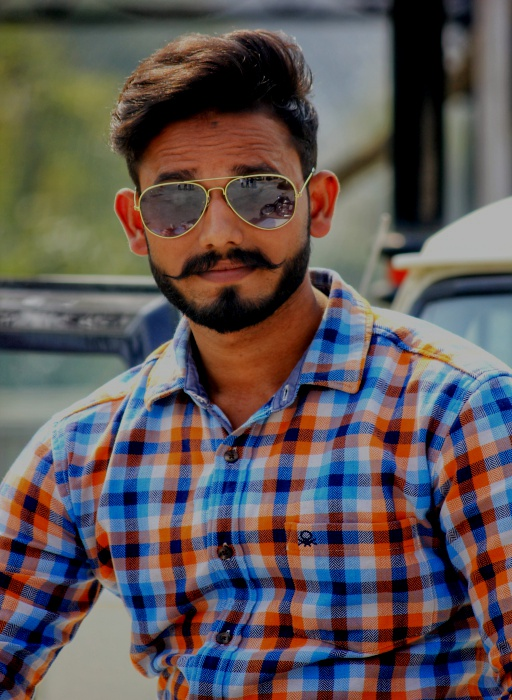
#> input picture data/Subtracted Image decrease in brightness.jpeg, 512 x 700 px
$ python 'whatsapp crop.py'
#> lines starting #> are read from the running program, lines starting #| are printed output that depends on the picture
import numpy as np, cv2
img = cv2.imread('Subtracted Image decrease in brightness.jpeg')
#> img is the input picture: shape (700, 512, 3); mean B, G, R 86, 85, 94
cv2.imshow('original image', img)
cv2.waitKey()
img2 = np.zeros((700, 300, 3), np.uint8)
cv2.imshow('Zeros image', img2)
cv2.waitKey()
img3 = np.concatenate((img, img2), axis = 1)
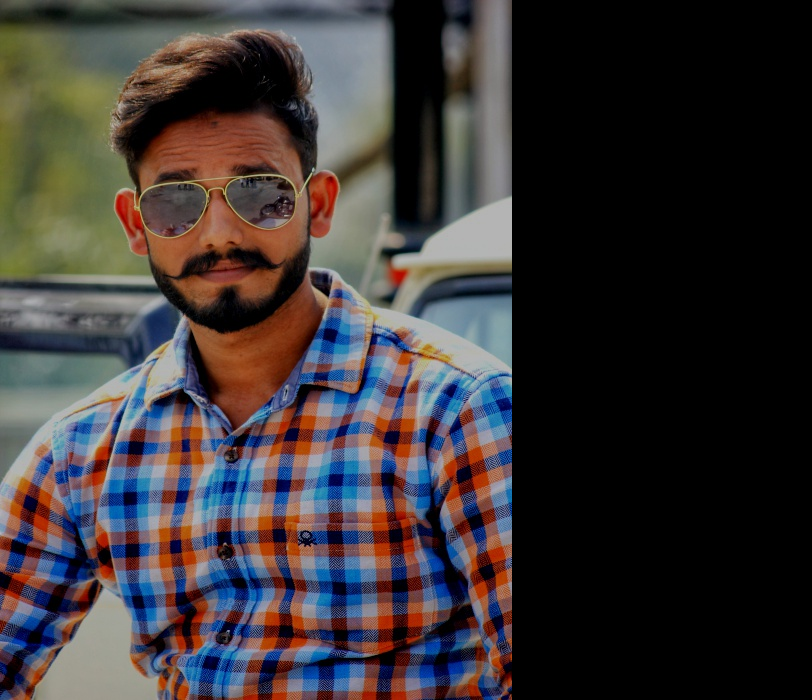
#> img3: shape (700, 812, 3); mean B, G, R 54.2, 53.6, 59.3
img3 = np.concatenate((img2, img3), axis = 1)
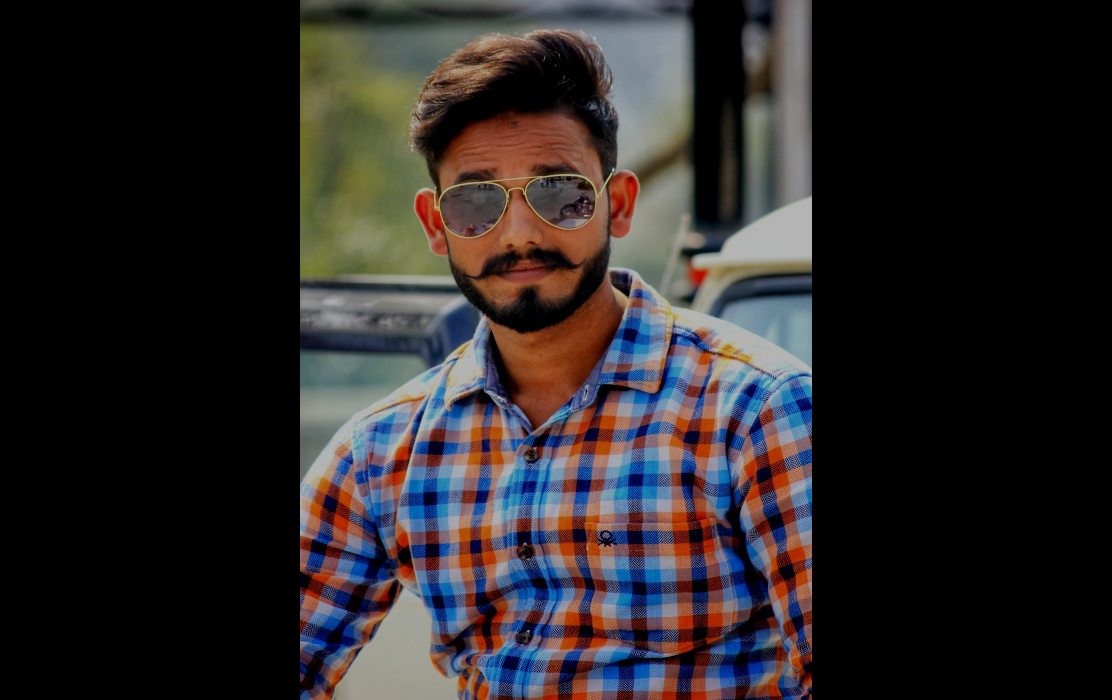
#> img3: shape (700, 1112, 3); mean B, G, R 39.6, 39.2, 43.3
cv2.imshow('concatenate', img3)
cv2.waitKey()
#img3.shape
img2 = np.zeros((100, 1112, 3), np.uint8)
img3 = np.concatenate((img2, img3), axis = 0)
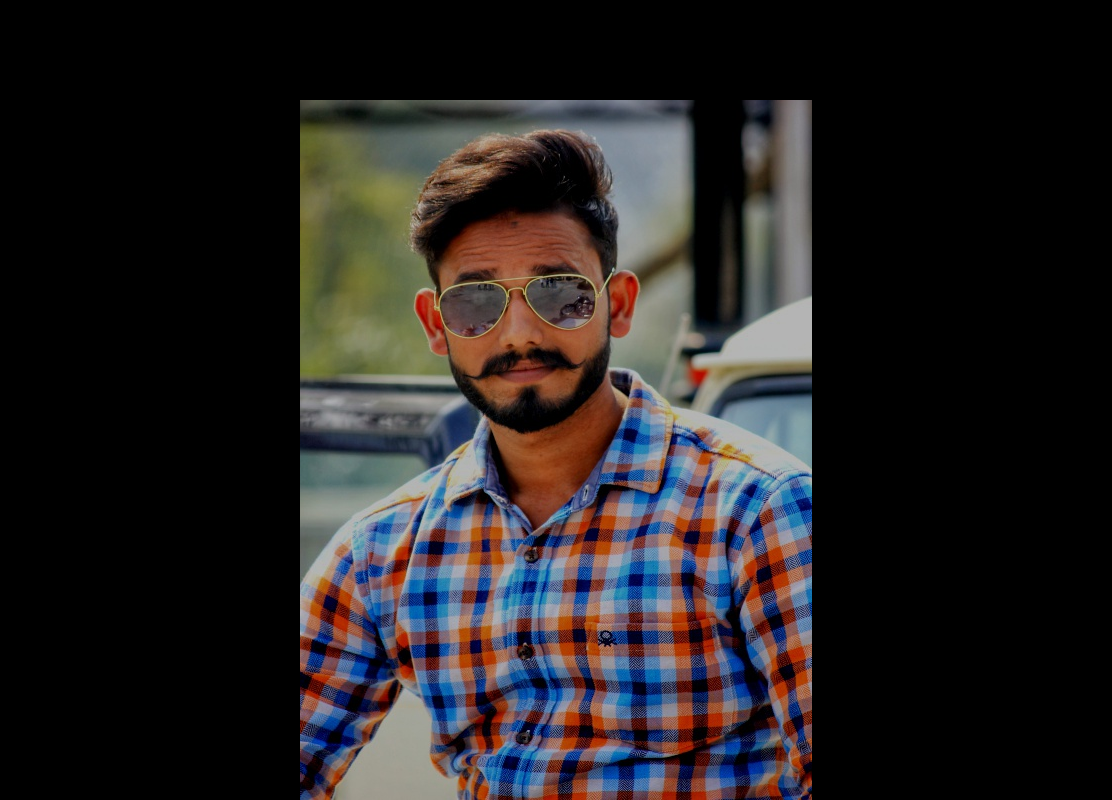
#> img3: shape (800, 1112, 3); mean B, G, R 34.6, 34.3, 37.9
img3 = np.concatenate((img3, img2), axis = 0)
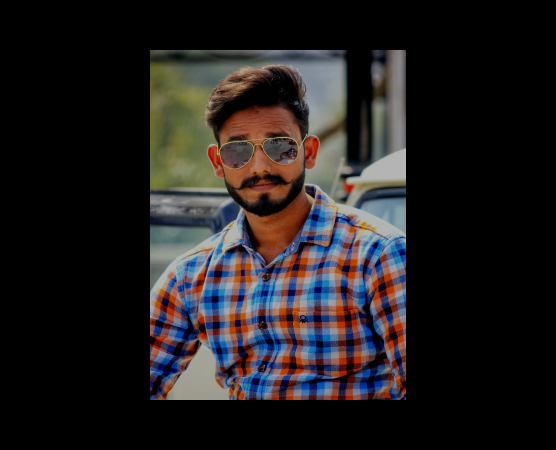
#> img3: shape (900, 1112, 3) (shown at 1/2 size); mean B, G, R 30.8, 30.5, 33.7
cv2.imshow('concatenate', img3)
cv2.waitKey()
cv2.destroyAllWindows()

cv2.imwrite('wtsapp.jpeg', img3)


#by function
def wtsappcrop():
    img_path = input('Please enter the path of image :--')
    img_path = list(("\\" if i == '\\' + '\\' else i for i in img_path))
    img_path = ''.join(img_path)
    img_name = input('Please enter the name of image:-- ')
    img = img_path + '\\' + img_name
    #print(img)
    import cv2, numpy as np
    img = cv2.imread(img)
    height, width = img.shape[:2]
    n = 2
    z = np.zeros((height, 150, 3), np.uint8)
    while n > 0:
        img = np.concatenate((img, z), axis = 1)
        n -= 1
        if n != 0:
            img, z = z, img
            n -= 1
        else:
            del z
            del n
    n = 2
    height, width = img.shape[:2]
    z = np.zeros((100, width, 3), np.uint8)
    while n > 0:
        img = np.concatenate((img, z), axis = 0)
        n -= 1
        if n != 0:
            img, z = z, img
        else:
            del z
            del n
    cv2.destroyAllWindows()
    return cv2.imwrite('wtsapp2.jpeg', img)

#wtsappcrop()
